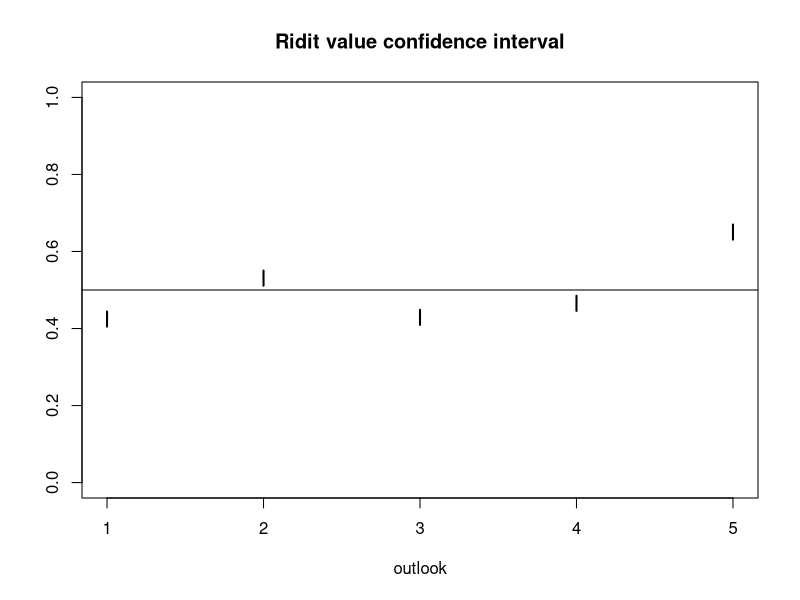
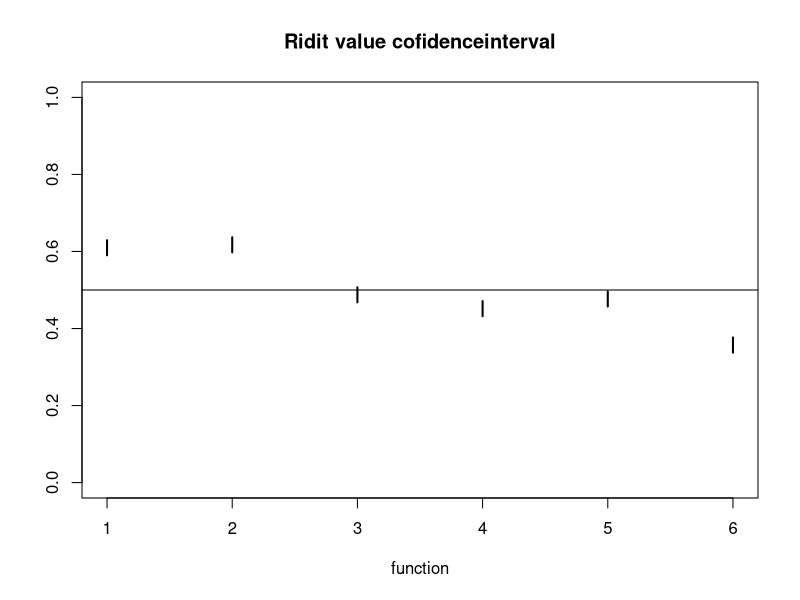

Recreate these plots in R, in order.
library(foreign)
camera = read.spss('data gallery/camera-chisq2.sav')
attach(camera)
ridit_outlook = rbind(table(c01),table(c02),table(c03),table(c04),table(c05))
ridit_outlook
ridit_fun = rbind(table(c11),table(c12),table(c13),table(c14),table(c15),table(c16))
ridit_fun

ridit.test = function(x)# 这个x应该是一个矩阵列之间应该有强弱关系
{
  order.num = ncol(x) # 取列数
  treat.num = nrow(x) # 取行数
  rowsum = rowSums(x) # 求行和
  colsum = colSums(x) # 求列和
  total = sum(rowsum) # 求和
  N = (colsum/2)[1:order.num]+c(0,(cumsum(colsum))[1:order.num-1])
  ri = N/total
  p_coni = x/outer(rowsum,rep(1,order.num),"*")
  pi. = rowsum/total
  score = p_coni %*% ri
  confi_inter = matrix(c(score-1/sqrt(3*rowsum),score+1/sqrt(3*rowsum)),
                       byrow = F, ncol = 2)
  if(length(rle(sort(ri))$lengths) == length(ri))
  {
    w = (12*total/(total+1))*sum(rowsum*(score-0.5)^2)
  }
  if(length(rle(sort(ri))$lengths) <= length(ri))
  {
    tao = rle(sort(ri))$lengths
    T = 1-sum(tao^3-tao)/(order.num^3-order.num)
    w = (12*total/((total+1)*T))*sum(rowsum*(score-0.5)^2)
  }
  pvalue = pchisq(w,treat.num-1,lower.tail = F)
  list(score,confi_inter = confi_inter,W=w,Pvalue = pvalue)
}

options(digits = 4)
res_outlook = ridit.test(ridit_outlook)
graph_outlook = res_outlook$confi_inter
plot(0,0,ylim=c(0,1),xlim=c(1,5),xlab="outlook",ylab="",
     main = "Ridit value confidence interval",col="gray7")
abline(h=0.5)
for(i in 1:nrow(graph_outlook))
  lines(c(i,i),graph_outlook[i,],lwd=2)
res_fun = ridit.test(ridit_fun)
graph_fun = res_fun$confi_inter
plot(0,0,ylim = c(0,1),xlim = c(1,6),xlab="function",ylab ="",
     main = "Ridit value cofidenceinterval",col = "gray7")
abline(h=0.5)
for(i in 1:nrow(graph_fun))
  lines(c(i,i),graph_fun[i,],lwd=2)
